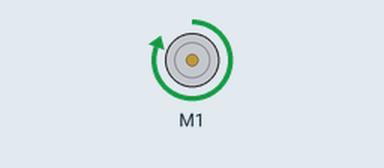
The sketch below on a simulated Arduino Uno, built with avr-gcc and run on an emulated ATmega328P. Parts: DC motor (green arrow = forward, orange = backward, longer = faster).

Above: at 1.0 s.
At 2.2 s:
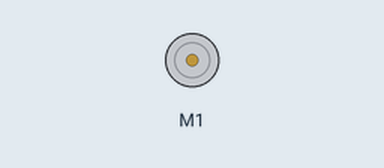
At 3.5 s:
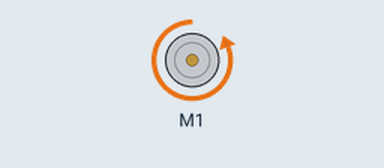
Timing chart, 0 to 6.5 s (numbered marks = the images above):
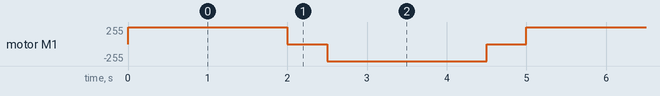

The sketch:

Motor_control_simplified_.ino
```cpp
#include "DualVNH5019MotorShield.h"

// configure library with pins as remapped for single-channel operation
// this lets the single motor be controlled as if it were "motor 1"
DualVNH5019MotorShield md;

void setup()
{
  md.init();
  // remaining setup code goes here

}

void loop()
{
  // loops endlessly; main loop goes here
  // the following code is a simple example:
  md.setM1Speed(400);  // single-channel motor full-speed "forward"
  delay(2000);  // wait for 2 seconds
  md.setM1Speed(0);  // single-channel motor stop (coast)
  delay(500);  // wait for 0.5 s
  md.setM1Speed(-400);  // single-channel motor full-speed "reverse"
  delay(2000);  // wait for 2 seconds
  md.setM1Speed(0);  // single-channel motor stop (coast)
  delay(500);  // wait for 0.5 s
}
```

Measured:
- by itself, motor M1: repeats every 5.0 s: stopped 0.50 s, backward 255/255 2.0 s, stopped 0.50 s, forward 255/255 2.0 s
